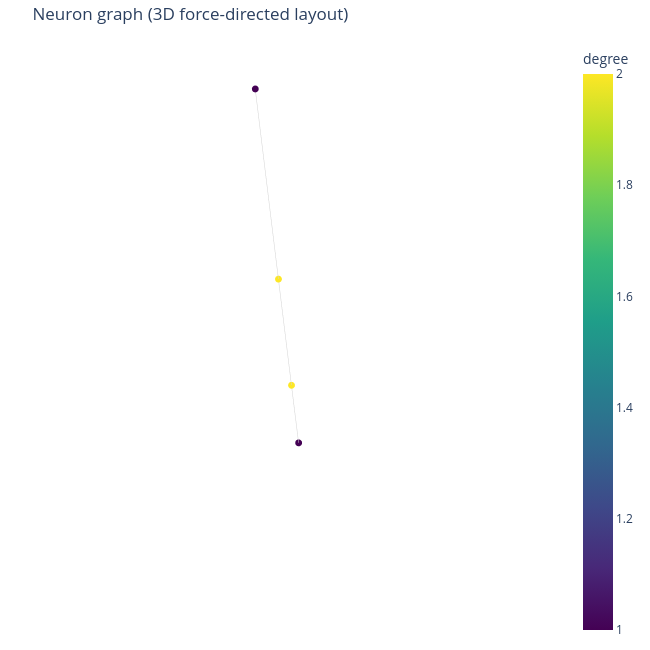

Notebook code cell kept with this figure:
### Markdown cell above
### 3c. The neuron graph — interactive (force-directed layout)

Same idea, but rendered with plotly: hover for `bodyId`/degree, zoom, and (with `dim=3`) rotate. Still
a layout algorithm, not real anatomy — see 3d below for that.

### Code cell
def plot_neuron_graph_interactive(G, dim=2, seed=0, title=None):
    '''Interactive force-directed layout of a graph. dim=3 gives a rotatable 3D view; the positions
    are still just a layout, not physical space.'''
    if not _require_plotly():
        return
    if G.number_of_nodes() == 0:
        print("Graph is empty.")
        return

    pos = nx.spring_layout(G, dim=dim, seed=seed)
    degrees = dict(G.degree())
    hover_text = [f"bodyId {n}<br>degree {degrees[n]}" for n in G.nodes()]

    edge_x, edge_y, edge_z = [], [], []
    for u, v in G.edges():
        p0, p1 = pos[u], pos[v]
        edge_x += [p0[0], p1[0], None]
        edge_y += [p0[1], p1[1], None]
        if dim == 3:
            edge_z += [p0[2], p1[2], None]

    node_x = [pos[n][0] for n in G.nodes()]
    node_y = [pos[n][1] for n in G.nodes()]
    node_colors = [degrees[n] for n in G.nodes()]

    if dim == 3:
        node_z = [pos[n][2] for n in G.nodes()]
        edge_trace = go.Scatter3d(x=edge_x, y=edge_y, z=edge_z, mode="lines",
                                    line=dict(width=1, color="lightgray"), hoverinfo="none")
        node_trace = go.Scatter3d(x=node_x, y=node_y, z=node_z, mode="markers",
                                    marker=dict(size=4, color=node_colors, colorscale="Viridis",
                                               showscale=True, colorbar=dict(title="degree")),
                                    text=hover_text, hoverinfo="text")
        scene = dict(xaxis=dict(visible=False), yaxis=dict(visible=False), zaxis=dict(visible=False))
        fig = go.Figure(data=[edge_trace, node_trace])
        fig.update_layout(scene=scene)
    else:
        edge_trace = go.Scatter(x=edge_x, y=edge_y, mode="lines",
                                  line=dict(width=1, color="lightgray"), hoverinfo="none")
        node_trace = go.Scatter(x=node_x, y=node_y, mode="markers",
                                  marker=dict(size=8, color=node_colors, colorscale="Viridis",
                                             showscale=True, colorbar=dict(title="degree")),
                                  text=hover_text, hoverinfo="text")
        fig = go.Figure(data=[edge_trace, node_trace])
        fig.update_layout(xaxis=dict(visible=False), yaxis=dict(visible=False))

    fig.update_layout(title=title or f"Neuron graph ({dim}D force-directed layout)",
                       width=650, height=650, margin=dict(l=10, r=10, t=40, b=10), showlegend=False)
    fig.show()


plot_neuron_graph_interactive(G_neurons, dim=3)

### Figure 1 — Plotly figure (JSON) as saved in the notebook; plotly's stock layout.template omitted (floating-point values rounded to 4 significant figures)
{"data": [{"hoverinfo": "none", "line": {"color": "lightgray", "width": 1}, "mode": "lines", "type": "scatter3d", "x": [0.1554, -0.1552, null, 0.1554, 0.4362, null, -0.1552, -0.4365, null], "y": [0.1246, -0.1249, null, 0.1246, 0.3506, null, -0.1249, -0.3504, null], "z": [0.3558, -0.3559, null, 0.3558, 1.0, null, -0.3559, -0.9999, null]}, {"hoverinfo": "text", "marker": {"color": [2, 2, 1, 1], "colorbar": {"title": {"text": "degree"}}, "colorscale": [[0, "#440154"], [0.1111, "#482878"], [0.2222, "#3e4989"], [0.3333, "#31688e"], [0.4444, "#26828e"], [0.5556, "#1f9e89"], [0.6667, "#35b779"], [0.7778, "#6ece58"], [0.8889, "#b5de2b"], [1, "#fde725"]], "showscale": true, "size": 4}, "mode": "markers", "text": ["bodyId 1008378448<br>degree 2", "bodyId 1100792636<br>degree 2", "bodyId 5813027016<br>degree 1", "bodyId 5813057274<br>degree 1"], "type": "scatter3d", "x": [0.1554, -0.1552, 0.4362, -0.4365], "y": [0.1246, -0.1249, 0.3506, -0.3504], "z": [0.3558, -0.3559, 1.0, -0.9999]}], "layout": {"height": 650, "margin": {"b": 10, "l": 10, "r": 10, "t": 40}, "scene": {"xaxis": {"visible": false}, "yaxis": {"visible": false}, "zaxis": {"visible": false}}, "showlegend": false, "title": {"text": "Neuron graph (3D force-directed layout)"}, "width": 650}}
